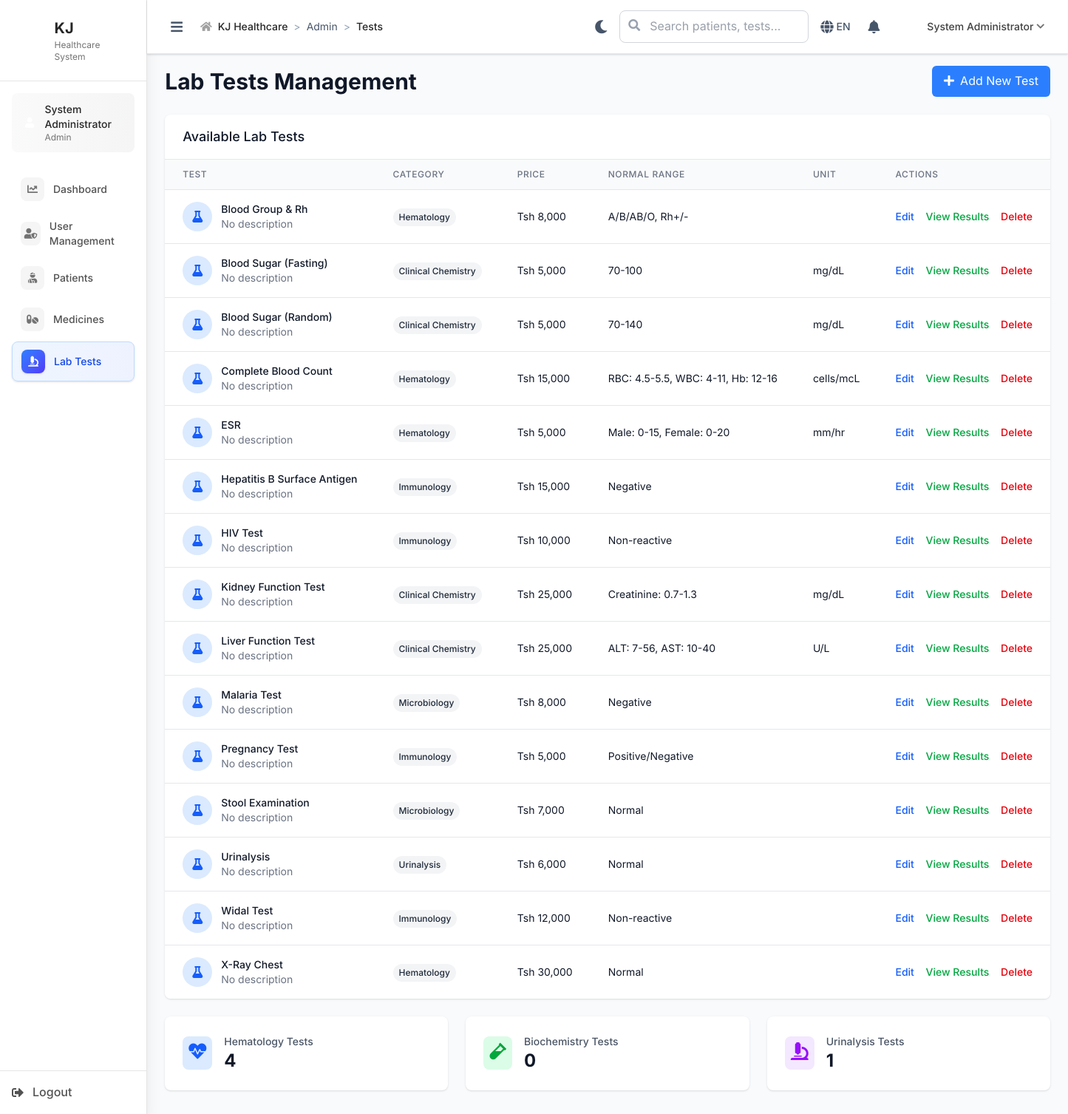
Screenshot of /admin/tests (signed in) with the database file from the repository.
### tables this page shows
CREATE TABLE `lab_tests` (
  `id` INT(11) NOT NULL AUTO_INCREMENT,
  `test_name` VARCHAR(200) NOT NULL,
  `test_code` VARCHAR(50) NOT NULL UNIQUE,
  `category_id` INT(11) NOT NULL,
  `price` DECIMAL(10,2) NOT NULL,
  `normal_range` VARCHAR(100) DEFAULT NULL,
  `unit` VARCHAR(20) DEFAULT NULL,
  `description` TEXT DEFAULT NULL,
  `turn_around_time` INT(11) DEFAULT NULL COMMENT 'Expected time in minutes',
  `is_active` TINYINT(1) DEFAULT 1,
  `created_at` TIMESTAMP NULL DEFAULT CURRENT_TIMESTAMP,
  `updated_at` TIMESTAMP NULL DEFAULT CURRENT_TIMESTAMP ON UPDATE CURRENT_TIMESTAMP,
  PRIMARY KEY (`id`),
  KEY `idx_test_category` (`category_id`),
  KEY `idx_test_active` (`is_active`),
  FOREIGN KEY (`category_id`) REFERENCES `lab_test_categories`(`id`)
);

CREATE TABLE `lab_test_categories` (
  `id` INT(11) NOT NULL AUTO_INCREMENT,
  `category_name` VARCHAR(100) NOT NULL,
  `category_code` VARCHAR(20) NOT NULL UNIQUE,
  `description` TEXT DEFAULT NULL,
  `is_active` TINYINT(1) DEFAULT 1,
  `created_at` TIMESTAMP NULL DEFAULT CURRENT_TIMESTAMP,
  `updated_at` TIMESTAMP NULL DEFAULT CURRENT_TIMESTAMP ON UPDATE CURRENT_TIMESTAMP,
  PRIMARY KEY (`id`)
);

### includes/BaseController.php (called while the page is built, shortened)
<?php
class BaseController {
    public function __construct() {
        global $pdo;
        $this->pdo = $pdo;
    }
    protected function render($view, $data = []) {
        extract($data);
        $BASE_PATH = defined('BASE_PATH') ? BASE_PATH : (rtrim(str_replace('\\', '/', dirname($_SERVER['SCRIPT_NAME'] ?? '/')), '/') ?: '');
        include __DIR__ . "/../views/{$view}.php";
        include __DIR__ . '/../views/layouts/main.php';
    }
}
?>

### controllers/AdminController.php (called while the page is built, shortened)
<?php
require_once __DIR__ . '/../includes/BaseController.php';
class AdminController extends BaseController {
    public function tests() {
        $tests = $this->pdo->query("
            SELECT lt.id, lt.test_name as name, lt.test_code as code,
                   lt.category_id, lt.price, lt.normal_range, lt.unit,
                   ltc.category_name as category
            FROM lab_tests lt
            LEFT JOIN lab_test_categories ltc ON lt.category_id = ltc.id
            ORDER BY lt.test_name
        ")->fetchAll();
        $this->render('admin/tests', [
            'tests' => $tests
        ]);
    }
}
?>

### index.php (called while the page is built, shortened)
<?php
$request = $_SERVER['REQUEST_URI'];
$path = parse_url($request, PHP_URL_PATH);
if (strpos($path, BASE_PATH) === 0) {
    $path = substr($path, strlen(BASE_PATH));
}
$path = ltrim($path, '/');
$segments = explode('/', $path);
$controller = $segments[0] ?? 'auth';
$action = $segments[1] ?? 'login';
try {
    $controllerInstance = new $controllerClass();
    $params = array_slice($segments, 2);
    call_user_func_array([$controllerInstance, $action], $params);
} catch (Throwable $e) {
    Logger::error("Error in controller: " . $e->getMessage(), [
        'controller' => $controller,
        'action' => $action,
        'file' => $e->getFile(),
        'line' => $e->getLine(),
        'trace' => $e->getTraceAsString()
    ]);
    error_log("Error in controller: " . $e->getMessage());
    http_response_code(500);
    echo "Internal server error";
}
?>

### views/admin/tests.php (the view)
<div class="space-y-6">
    <div class="flex items-center justify-between">
        <h1 class="text-3xl font-bold text-gray-900">Lab Tests Management</h1>
    <a href="<?= $BASE_PATH ?>/admin/tests" class="bg-blue-500 hover:bg-blue-600 text-white px-4 py-2 rounded-md">
            <i class="fas fa-plus mr-2"></i>Add New Test
        </a>
    </div>
    <div class="bg-white rounded-lg shadow overflow-hidden">
        <div class="px-6 py-4 border-b border-gray-200">
            <h3 class="text-lg font-medium text-gray-900">Available Lab Tests</h3>
        </div>
        <div class="overflow-x-auto">
            <table class="min-w-full divide-y divide-gray-200">
                <thead class="bg-gray-50">
                    <tr>
                        <th class="px-6 py-3 text-left text-xs font-medium text-gray-500 uppercase tracking-wider">Test</th>
                        <th class="px-6 py-3 text-left text-xs font-medium text-gray-500 uppercase tracking-wider">Category</th>
                        <th class="px-6 py-3 text-left text-xs font-medium text-gray-500 uppercase tracking-wider">Price</th>
                        <th class="px-6 py-3 text-left text-xs font-medium text-gray-500 uppercase tracking-wider">Normal Range</th>
                        <th class="px-6 py-3 text-left text-xs font-medium text-gray-500 uppercase tracking-wider">Unit</th>
                        <th class="px-6 py-3 text-left text-xs font-medium text-gray-500 uppercase tracking-wider">Actions</th>
                    </tr>
                </thead>
                <tbody class="bg-white divide-y divide-gray-200">
                    <?php foreach ($tests as $test): ?>
                    <tr class="hover:bg-gray-50">
                        <td class="px-6 py-4 whitespace-nowrap">
                            <div class="flex items-center">
                                <div class="w-10 h-10 bg-blue-100 rounded-full flex items-center justify-center mr-3">
                                    <i class="fas fa-flask text-blue-600"></i>
                                </div>
                                <div>
                                    <div class="text-sm font-medium text-gray-900">
                                        <?php echo htmlspecialchars($test['name']); ?>
                                    </div>
                                    <div class="text-sm text-gray-500">
                                        <?php echo htmlspecialchars($test['description'] ?? 'No description'); ?>
                                    </div>
                                </div>
                            </div>
                        </td>
                        <td class="px-6 py-4 whitespace-nowrap">
                            <span class="inline-flex px-2 py-1 text-xs font-medium rounded-full bg-gray-100 text-gray-800">
                                <?php echo htmlspecialchars($test['category'] ?? 'General'); ?>
                            </span>
                        </td>
                        <td class="px-6 py-4 whitespace-nowrap text-sm text-gray-900">
                            Tsh <?php echo number_format($test['price'], 0, '.', ','); ?>
                        </td>
                        <td class="px-6 py-4 whitespace-nowrap text-sm text-gray-900">
                            <?php echo htmlspecialchars($test['normal_range'] ?? 'N/A'); ?>
                        </td>
                        <td class="px-6 py-4 whitespace-nowrap text-sm text-gray-900">
                            <?php echo htmlspecialchars($test['unit'] ?? 'N/A'); ?>
                        </td>
                        <td class="px-6 py-4 whitespace-nowrap text-sm font-medium">
                            <a href="#" class="text-blue-600 hover:text-blue-900 mr-3">Edit</a>
                            <a href="#" class="text-green-600 hover:text-green-900 mr-3">View Results</a>
                            <a href="#" class="text-red-600 hover:text-red-900">Delete</a>
                        </td>
                    </tr>
                    <?php endforeach; ?>
                </tbody>
            </table>
        </div>
    </div>
    <div class="grid grid-cols-1 md:grid-cols-3 gap-6">
        <div class="bg-white rounded-lg shadow p-6">
            <div class="flex items-center">
                <div class="p-2 bg-blue-100 rounded-lg">
                    <i class="fas fa-heartbeat text-blue-600 text-2xl"></i>
                </div>
                <div class="ml-4">
                    <p class="text-sm font-medium text-gray-600">Hematology Tests</p>
                    <p class="text-2xl font-bold text-gray-900">
                        <?php echo count(array_filter($tests, function($test) { return $test['category'] === 'Hematology'; })); ?>
                    </p>
                </div>
            </div>
        </div>
        <div class="bg-white rounded-lg shadow p-6">
            <div class="flex items-center">
                <div class="p-2 bg-green-100 rounded-lg">
                    <i class="fas fa-vial text-green-600 text-2xl"></i>
                </div>
                <div class="ml-4">
                    <p class="text-sm font-medium text-gray-600">Biochemistry Tests</p>
                    <p class="text-2xl font-bold text-gray-900">
                        <?php echo count(array_filter($tests, function($test) { return $test['category'] === 'Biochemistry'; })); ?>
                    </p>
                </div>
            </div>
        </div>
        <div class="bg-white rounded-lg shadow p-6">
            <div class="flex items-center">
                <div class="p-2 bg-purple-100 rounded-lg">
                    <i class="fas fa-microscope text-purple-600 text-2xl"></i>
                </div>
                <div class="ml-4">
                    <p class="text-sm font-medium text-gray-600">Urinalysis Tests</p>
                    <p class="text-2xl font-bold text-gray-900">
                        <?php echo count(array_filter($tests, function($test) { return $test['category'] === 'Urinalysis'; })); ?>
                    </p>
                </div>
            </div>
        </div>
    </div>
</div>

### views/layouts/main.php (style rules this page uses)
:root { --primary-50: #eff6ff; --primary-100: #dbeafe; --primary-500: #3b82f6; --primary-600: #2563eb; --primary-700: #1d4ed8; --success-50: #f0fdf4; --success-500: #22c55e; --success-600: #16a34a; --warning-50: #fffbeb; --warning-500: #f59e0b; --warning-600: #d97706; --error-50: #fef2f2; --error-500: #ef4444; --error-600: #dc2626; --neutral-50: #f8fafc; --neutral-100: #f1f5f9; --neutral-200: #e2e8f0; --neutral-300: #cbd5e1; --neutral-400: #94a3b8; --neutral-500: #64748b; --neutral-600: #475569; --neutral-700: #334155; --neutral-800: #1e293b; --neutral-900: #0f172a; --medical-accent: #10b981; --medical-secondary: #8b5cf6; }
body { font-family: 'Inter', sans-serif; background-color: var(--neutral-50); color: var(--neutral-700); line-height: 1.6; }

### rows the page displays
lab_tests: test_name "Blood Group & Rh", description "No description", category.category_name "Hematology", price "8,000", normal_range "A/B/AB/O, Rh+/-"
lab_tests: test_name "Blood Sugar (Fasting)", description "No description", category.category_name "Clinical Chemistry", price "5,000", normal_range "70-100", unit "mg/dL"
lab_tests: test_name "Blood Sugar (Random)", description "No description", category.category_name "Clinical Chemistry", price "5,000", normal_range "70-140", unit "mg/dL"
lab_tests: test_name "Complete Blood Count", description "No description", category.category_name "Hematology", price "15,000", normal_range "RBC: 4.5-5.5, WBC: 4-11, Hb: 12-16", unit "cells/mcL"
lab_tests: test_name "ESR", description "No description", category.category_name "Hematology", price "5,000", normal_range "Male: 0-15, Female: 0-20", unit "mm/hr"
lab_tests: test_name "Hepatitis B Surface Antigen", description "No description", category.category_name "Immunology", price "15,000", normal_range "Negative"
lab_tests: test_name "HIV Test", description "No description", category.category_name "Immunology", price "10,000", normal_range "Non-reactive"
lab_tests: test_name "Kidney Function Test", description "No description", category.category_name "Clinical Chemistry", price "25,000", normal_range "Creatinine: 0.7-1.3", unit "mg/dL"
lab_tests: test_name "Liver Function Test", description "No description", category.category_name "Clinical Chemistry", price "25,000", normal_range "ALT: 7-56, AST: 10-40", unit "U/L"
lab_tests: test_name "Malaria Test", description "No description", category.category_name "Microbiology", price "8,000", normal_range "Negative"
lab_tests: test_name "Pregnancy Test", description "No description", category.category_name "Immunology", price "5,000", normal_range "Positive/Negative"
lab_tests: test_name "Stool Examination", description "No description", category.category_name "Microbiology", price "7,000", normal_range "Normal"
lab_tests: test_name "Urinalysis", description "No description", category.category_name "Urinalysis", price "6,000", normal_range "Normal"
lab_tests: test_name "Widal Test", description "No description", category.category_name "Immunology", price "12,000", normal_range "Non-reactive"
lab_tests: test_name "X-Ray Chest", description "No description", category.category_name "Hematology", price "30,000", normal_range "Normal"

### other values shown
$_ENV['APP_NAME'] "KJ"
$_SESSION['user_name'] "System Administrator"
$role "Admin"
$item['text'] "Dashboard"
$item['text'] "User Management"
$item['text'] "Patients"
$item['text'] "Medicines"
$item['text'] "Lab Tests"
$crumb['text'] "Admin"
$crumb['text'] "Tests"
